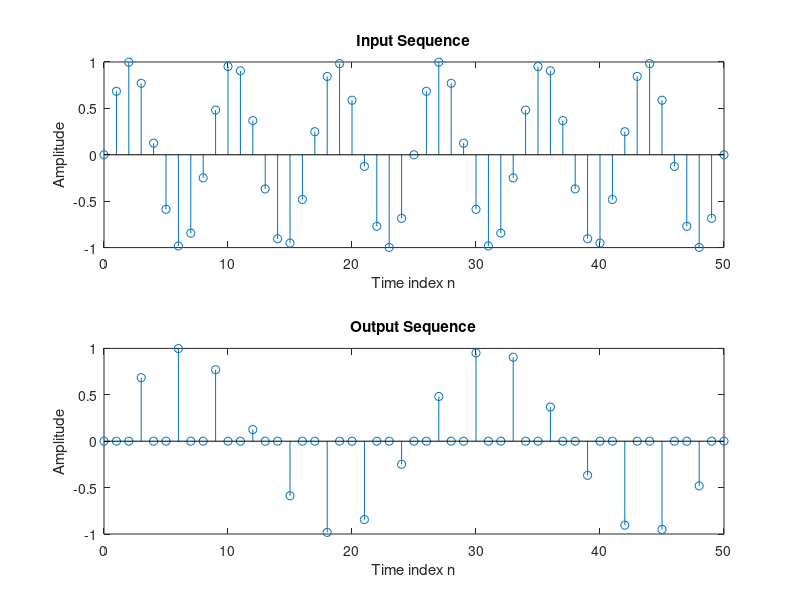
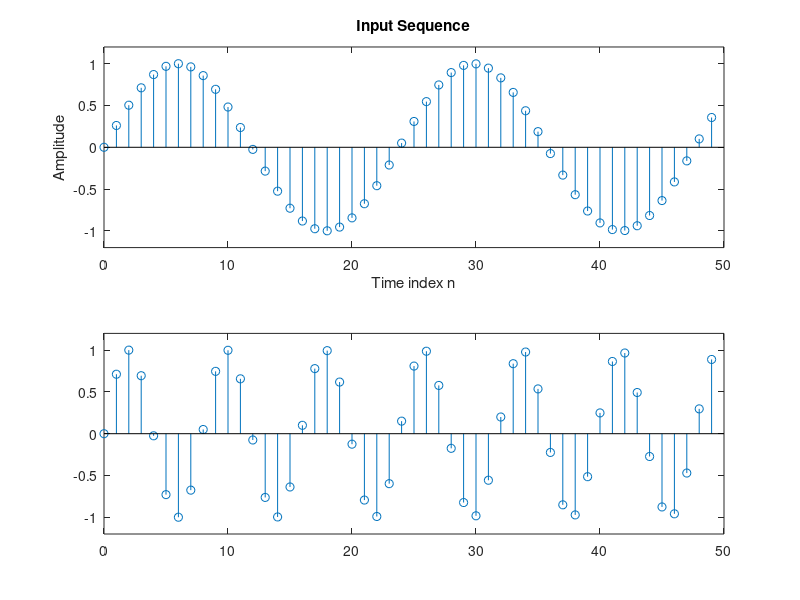
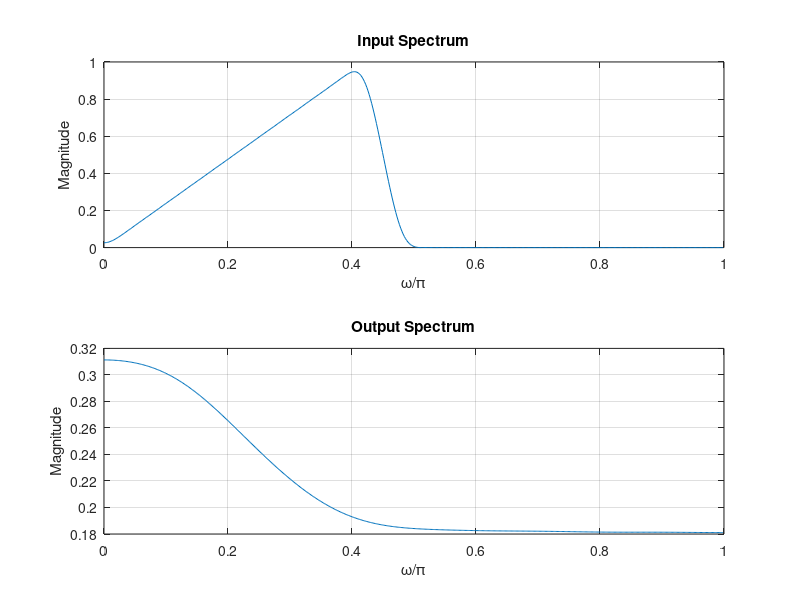
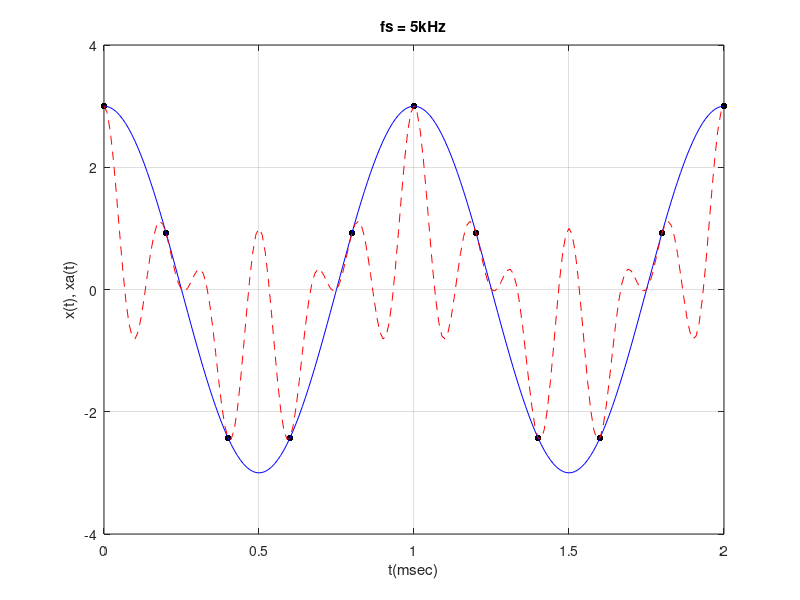

These figures' MATLAB source, in order:
%1Up-Sampling by an Integer Factor
n = 0:50;
x= sin(2*pi*0.12*n);
y = zeros(1, 3*length(x));
y([1: 3: length(y)]) = x;
figure
subplot(2,1,1)
stem(n,x);
title('Input Sequence');
xlabel('Time index n');ylabel('Amplitude');
subplot(2,1,2)
stem(n,y(1:length(x)));
title('Output Sequence');
xlabel('Time index n');ylabel('Amplitude');

%2Down-Sampling by an Integer Factor
n = 0: 49;
m = 0: 50*3 - 1;
x = sin(2*pi*0.042*m);
y = x([1: 3: length(x)]);
figure
subplot(2,1,1)
stem(n, x(1:50)); axis([0 50 -1.2 1.2]);
title('Input Sequence');
xlabel('Time index n');
ylabel('Amplitude');
subplot(2,1,2)
stem(n, y);
axis([0 50 -1.2 1.2]);

%3Effect of Down-sampling in the Frequency Domain
freq = [0 0.42 0.48 1]; mag = [0 1 0 0];
x = fir2(101, freq, mag);

[Xz, w] = freqz(x, 1, 512);
figure
subplot(2,1,1);
plot(w/pi, abs(Xz)); grid
xlabel('\omega/\pi'); ylabel('Magnitude');
title('Input Spectrum');

M = 5
y = x([1: M: length(x)]);
% Evaluate and plot the output spectrum
[Yz, w] = freqz(y, 1, 512);
subplot(2,1,2);
plot(w/pi, abs(Yz)); grid
xlabel('\omega/\pi'); ylabel('Magnitude');
title('Output Spectrum');


%4(a)
t = 0:0.01:2;
x = cos (2*pi*t) +cos (8*pi*t) +cos (12*pi*t);
xa=3*cos(2*pi*t);
fs = 5;
T = 1/fs;
tn = 0:T:2;
xn = cos (2*pi*tn) +cos (8*pi*tn) +cos (12*pi*tn);
xan= 3* cos (2*pi*tn);
figure
plot (tn, xn,'.','color','blue');
hold on;
plot (tn, xan,'.','color','black','MarkerSize',15);
hold on;
plot (t, xa, 'color', 'blue');
hold on;
plot(t, x, '--', 'color', 'red');
xlabel ('t(msec)');
ylabel ('x(t), xa(t)');
title('fs = 5kHz')
axis ( [0 2 -4 4]);
grid on

%4(b)
t=0:0.01:2;
x=cos(2*pi*t)+cos(8*pi*t)+cos(12*pi*t);
figure
plot(t,x,'r--');
hold on
fs=10;
T=1/fs;
tn=0:T:2;
xa=cos(2*pi*t)+2*cos(8*pi*t);
plot(t,xa,'b-');
hold on 
xn=cos(2*pi*tn)+cos(8*pi*tn)+cos(12*pi*tn);
plot(tn, xn, 'o','color','black');
xlabel('t (msec)');
ylabel('x(t)&xa(t)');
axis([0 2 -4 4]);
title('fs=10 kHz');
grid on